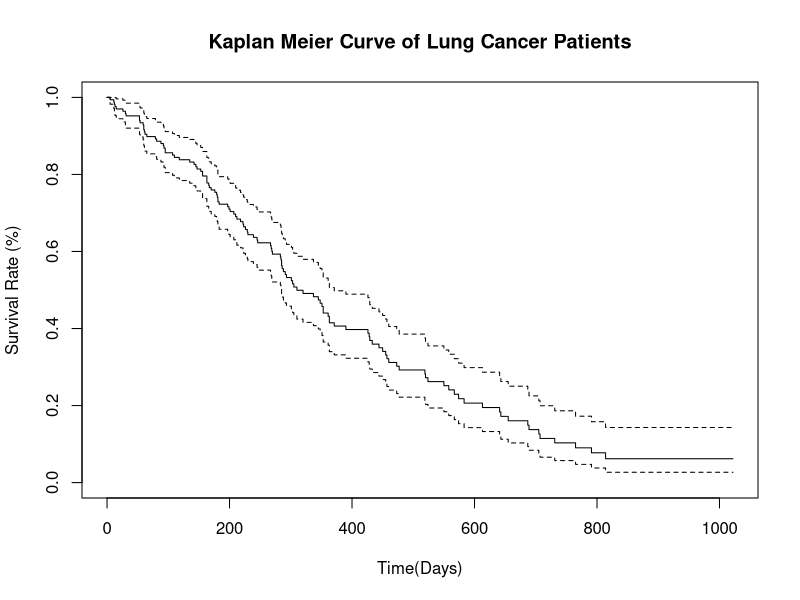
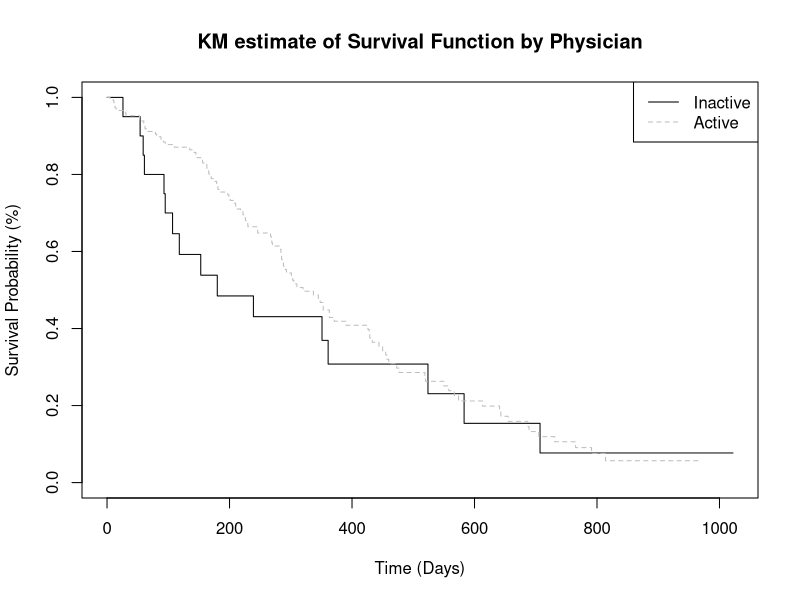
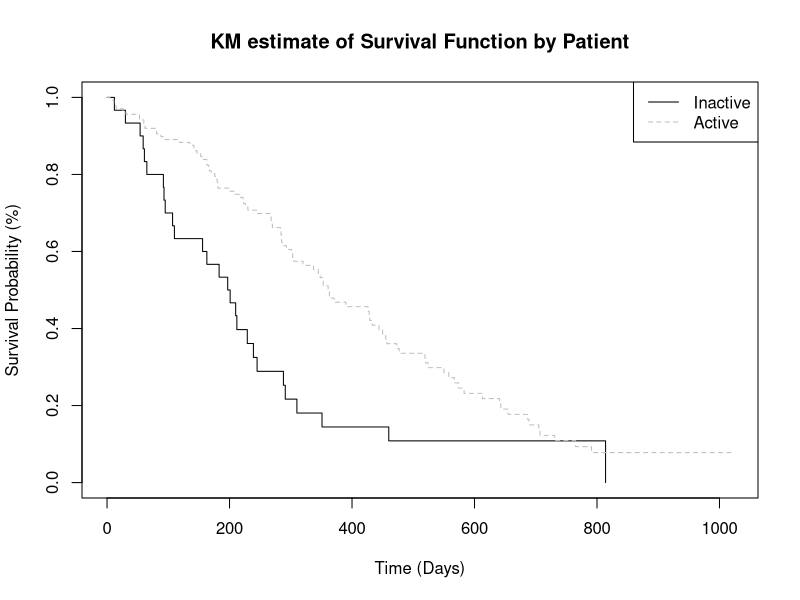
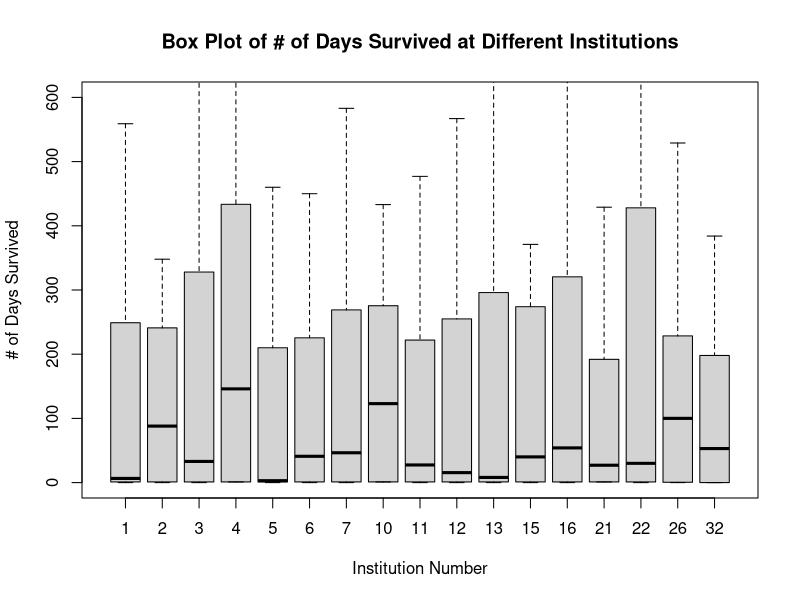

These charts were generated, in order, by the following R code: (Note: this script raises an error after producing the figures.)
## ---- chunk 1
knitr::opts_chunk$set(echo = TRUE)
## ---- chunk 2
library(survival)
library(survminer)
library(tidyverse)
library(ggplot2)
library(MASS)
library(tidyr)
## ---- chunk 3
library(survival)
library(survminer)
library(tidyverse)
library(ggplot2)
library(MASS)
library(tidyr)
## ---- chunk 4
lung = cancer #Renaming dataset as lung 
#head(lung)

lung <- lung %>%
  mutate(physician.karno = ifelse(ph.karno >= 70, 1,0)) %>%
  mutate(patient.karno = ifelse(pat.karno >= 70, 1,0))
lung <- lung[complete.cases(lung),] # removing data rows with NA values

head(lung)

## ---- chunk 5
 
my_surv = Surv(lung$time,lung$status)
my_fit = survfit(my_surv~1)
plot(my_fit, xlab = 'Time(Days)',ylab='Survival Rate (%)',
     main='Kaplan Meier Curve of Lung Cancer Patients')
## ---- chunk 6

lungfitphysician <- survfit(my_surv~lung$physician, data = lung)
plot(lungfitphysician, col = c('black','grey'), lty = c('solid',"dashed"), xlab = "Time (Days)", 
     ylab = "Survival Probability (%)",main = "KM estimate of Survival Function by Physician")
legend('topright', c('Inactive',"Active"), lty = c('solid',"dashed"), col = c("black", "grey"))
lungfitphysician

## ---- chunk 7
lungfitpatient <- survfit(my_surv~lung$patient, data = lung)
plot(lungfitpatient, col = c('black','grey'), lty = c('solid',"dashed"), xlab = "Time (Days)", 
     ylab = "Survival Probability (%)", main = "KM estimate of Survival Function by Patient")
legend('topright', c('Inactive',"Active"), lty = c('solid',"dashed"), col = c("black", "grey"))
lungfitpatient
## ---- chunk 8

lung90 <- lung %>%
  mutate(physician.karno = ifelse(ph.karno >= 90, 1,0)) %>%
  mutate(patient.karno = ifelse(pat.karno >= 90, 1,0))

lung80 <- lung %>%
  mutate(physician.karno = ifelse(ph.karno >= 80, 1,0)) %>%
  mutate(patient.karno = ifelse(pat.karno >= 80, 1,0))
## ---- chunk 9
Instfit <- coxph(my_surv~ + age + sex + ph.ecog + ph.karno + pat.karno + meal.cal + wt.loss + patient.karno + physician.karno, data = lung80)

Instfit1 <- coxph(my_surv~ + age + sex + ph.ecog + ph.karno + pat.karno + meal.cal + wt.loss + patient.karno + physician.karno + physician.karno:ph.karno + patient.karno:pat.karno , data = lung80, cluster = inst )

summary(Instfit1)
summary(Instfit)


## ---- chunk 10
boxplot(my_surv ~ inst, data = lung, xlab = "Institution Number", ylab = "# of Days Survived", ylim = c(0,600), main = "Box Plot of # of Days Survived at Different Institutions")
## ---- chunk 11
lungcox <- coxph(my_surv ~lung$ph.ecog, data = lung)

summary(lungcox)

## ---- chunk 12
lungcox2 <- coxph(my_surv ~ lung$ph.karno, data = lung)
lungcox2

summary(lungcox2)
## ---- chunk 13
lungcox3 <- coxph(my_surv ~ pat.karno, data = lung)
lungcox3

summary(lungcox3)
## ---- chunk 14

my_surv = Surv(lung80$time, lung80$status)
fit1 <- coxph(my_surv ~ age + sex + ph.ecog + ph.karno + pat.karno+ meal.cal + wt.loss + inst + physician.karno + patient.karno , lung80) 
fit2 <- coxph(my_surv ~ 1, lung80) 
stepAIC(fit2,direction="forward",scope=list(upper=fit1,lower=fit2))
## ---- chunk 15
# Cut value at 70 result
coxph(formula = my_surv ~ ph.ecog + sex + inst + wt.loss + ph.karno + 
    patient.karno, data = lung)
# Cut value at 80 result
coxph(formula = my_surv ~ ph.ecog + sex + inst + wt.loss + ph.karno + 
    pat.karno, data = lung80)
#Cut value at 90 result
coxph(formula = my_surv ~ ph.ecog + sex + inst + wt.loss + ph.karno + 
    pat.karno + patient.karno, data = lung90)
## ---- chunk 16
my_surv = Surv(lung90$time, lung90$status)
fit1 <- coxph(my_surv ~ age + sex + ph.ecog + ph.karno + pat.karno+ meal.cal + wt.loss + inst + physician.karno + patient.karno , lung90, cluster = inst) 
fit2 <- coxph(my_surv ~ 1, lung90) 
stepAIC(fit2,direction="forward",scope=list(upper=fit1,lower=fit2))
## ---- chunk 17
# Cut value at 70 result

coxph(formula = my_surv ~ ph.ecog + sex + inst + wt.loss + ph.karno + 
    patient.karno, data = lung)
# Cut value at 80 result
coxph(formula = my_surv ~ ph.ecog + sex + inst + wt.loss + ph.karno + 
    pat.karno, data = lung80)
# Cut value at 90 result
coxph(formula = my_surv ~ ph.ecog + sex + inst + wt.loss + ph.karno + 
    pat.karno + patient.karno, data = lung90)

## ---- chunk 18

cloglog <- function(x){log(-log(x))}

lungestimate <- survfit(Surv(time,status) ~ physician.karno, data = lung)

ggsurvplot(lungestimate, fun=cloglog,
legend.labs=c("Karno score <70","Karno score >70"), censor.shape=124, censor.size=1) +
labs( xlab = 'Time (days)',main = 'Log-Log Plot of Physician', ylab = 'log(-log(Survival Probability))')

lungestimate1 <- survfit(Surv(time,status) ~ patient.karno, data = lung)
ggsurvplot(lungestimate1, fun=cloglog,
legend.labs=c("Karno score <70","Karno score >70"), censor.shape=124, censor.size=1,ylim=c(-4,1)) +
labs( xlab = 'Time (days)',main = 'Log-Log Plot of Physician', ylab = 'log(-log(Survival Probability))')

## ---- chunk 19
lungestimate80phy <- survfit(Surv(time,status) ~ physician.karno, data = lung80)

ggsurvplot(lungestimate80phy, fun=cloglog,
legend.labs=c("Karno score <80","Karno score >80"), censor.shape=124, censor.size=1) +
labs( xlab = 'Time (days)',main = 'Log-Log Plot of Physician', ylab = 'log(-log(Survival Probability))')

lungestimate80pat <- survfit(Surv(time,status) ~ patient.karno, data = lung80)
ggsurvplot(lungestimate80pat, fun=cloglog,
legend.labs=c("Karno score <80","Karno score >80"), censor.shape=100, censor.size=1,ylim=c(-4,1)) +
labs( xlab = 'Time (days)',main = 'Log-Log Plot of Patient', ylab = 'log(-log(Survival Probability))')

## ---- chunk 20
lungestimate90phy <- survfit(Surv(time,status) ~ physician.karno, data = lung90)

ggsurvplot(lungestimate90phy, fun=cloglog,
legend.labs=c(" Physician Karno score <90","Physician Karno score >89"), censor.shape=124, censor.size=1) +
labs( xlab = 'Time (days)',main = 'Log-Log Plot of Physician', ylab = 'log(-log(Survival Probability))')

lungestimate90pat <- survfit(Surv(time,status) ~ patient.karno, data = lung90)
ggsurvplot(lungestimate90pat, fun=cloglog,
legend.labs=c("Patient Karno score <90","Patient Karno score >90"), censor.shape=100, censor.size=1,ylim=c(-4,1)) +
labs( xlab = 'Time (days)',main = 'Log-Log Plot of Patient', ylab = 'log(-log(Survival Probability))')

## ---- chunk 21
lungestimate2 <- survfit(Surv(time,status) ~ sex, data = lung)
ggsurvplot(lungestimate2, fun=cloglog,
legend.labs=c("Female","Male"), censor.shape=124, censor.size=1) +
labs( xlab = 'Time (days)',main = 'Log-Log Plot of Sexes', ylab = 'log(-log(Survival Probability))')

## ---- chunk 22
lungestimate3 <- survfit(Surv(time,status) ~ ph.ecog, data = lung)
ggsurvplot(lungestimate3, fun=cloglog,
legend.labs=c("Ecog Score = 0","Ecog Score = 1", "Ecog Score = 2","Ecog Score = 3"), censor.shape=124, censor.size=1) +
labs( xlab = 'Time (days)',main = 'Log-Log Plot of Physician Ecog Score', ylab = 'log(-log(Survival Probability))')
## ---- chunk 23
lungestimate4 <- survfit(Surv(time,status) ~ph.karno, data = lung)
plot(lungestimate4, fun = cloglog, xlab = 'time(days)', 
     ylab = 'log(-log(Survival Probability))', main = 'Log-Log Plot of Karnofsky performance score by Physician')
## ---- chunk 24
lungestimate5 <- survfit(Surv(time,status) ~ pat.karno, data = lung)
plot(lungestimate5, fun = cloglog, xlab = 'time(days)', 
     ylab = 'log(-log(Survival Probability))', main = 'Log-Log Plot of Karnofsky performance score by Patient')
## ---- chunk 25

coxliver <- coxph(Surv(time,status)~ physician.karno, data = lung80)
phtest <- cox.zph(coxliver)
phtest
ggcoxzph(phtest)
## ---- chunk 26

coxliver1 <- coxph(Surv(time,status)~ patient.karno, data = lung80)
phtest1 <- cox.zph(coxliver1)
phtest1
ggcoxzph(phtest1)
